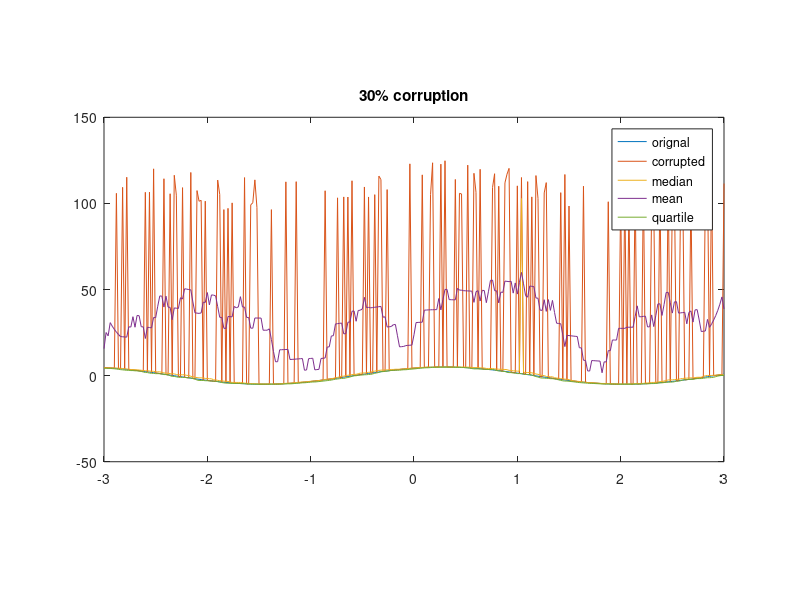
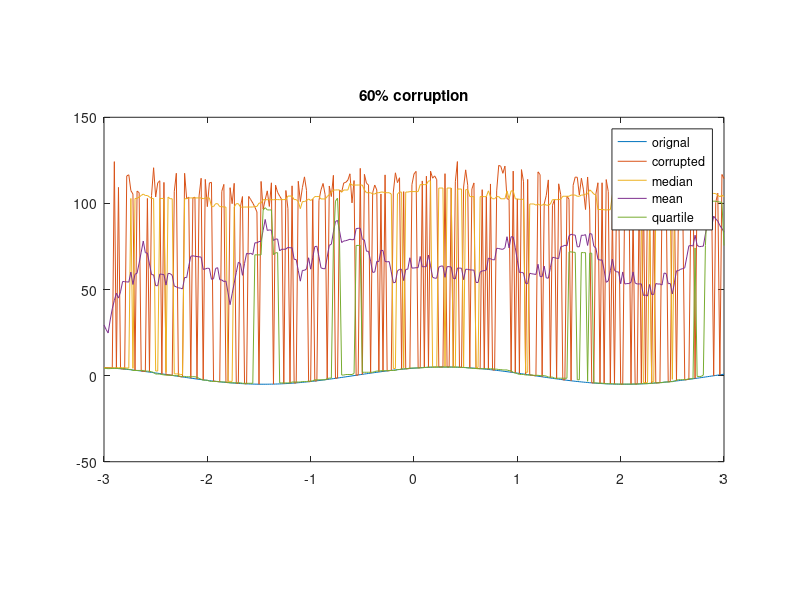

These figures' MATLAB source, in order:
clear;clc;
x = -3:0.02:3;
y = 5*sin(1.8*x+pi/3);

noise = [zeros(1,211), ones(1,90)].*(rand(1,301)*20+100);
i = randperm(301);
noise = noise(i);
z = y+noise;

clean_med = zeros(1,301);
% moving median
for j = 1:301
    clean_med(j) = median(z(max(1,j-8):min(301,j+8)));
end
disp('Relative m.s.e. (moving median)(30% corruption)')
display(sum((clean_med-y).^2)/sum(y.^2));

clean_mean = zeros(1,301);
% moving mean
for j = 1:301
    clean_mean(j) = mean(z(max(1,j-8):min(301,j+8)));
end
disp('Relative m.s.e. (moving mean)(30% corruption)')
display(sum((clean_mean-y).^2)/sum(y.^2));

clean_quart = zeros(1,301);
% moving quartile
for j = 1:301
    clean_quart(j) = prctile(z(max(1,j-8):min(301,j+8)),25);
end
disp('Relative m.s.e. (moving quartile)(30% corruption)')
display(sum((clean_quart-y).^2)/sum(y.^2));

figure;
plot(x,y,x,z,x,clean_med,x,clean_mean,x,clean_quart);
title('30% corruption');
legend('orignal','corrupted','median','mean','quartile')
set(gca,'DataAspectRatio', [1 60 1]);

%%%%%%%%%%%%%%%%%%%%%%%%%%%%%%%%%%%%%%%%%%%%%%%%%%%%%%%%%%%%%

noise = [zeros(1,121), ones(1,180)].*(rand(1,301)*20+100);
i = randperm(301);
noise = noise(i);
z = y+noise;

clean_med = zeros(1,301);
% moving median
for j = 1:301
    clean_med(j) = median(z(max(1,j-8):min(301,j+8)));
end
disp('Relative m.s.e. (moving median)(60% corruption)')
display(sum((clean_med-y).^2)/sum(y.^2));

clean_mean = zeros(1,301);
% moving mean
for j = 1:301
    clean_mean(j) = mean(z(max(1,j-8):min(301,j+8)));
end
disp('Relative m.s.e. (moving mean)(60% corruption)')
display(sum((clean_mean-y).^2)/sum(y.^2));

clean_quart = zeros(1,301);
% moving quartile
for j = 1:301
    clean_quart(j) = prctile(z(max(1,j-8):min(301,j+8)),25);
end
disp('Relative m.s.e. (moving quartile)(60% corruption)')
display(sum((clean_quart-y).^2)/sum(y.^2));

figure;
plot(x,y,x,z,x,clean_med,x,clean_mean,x,clean_quart);
title('60% corruption');
legend('orignal','corrupted','median','mean','quartile')
set(gca,'DataAspectRatio', [1 60 1]);
